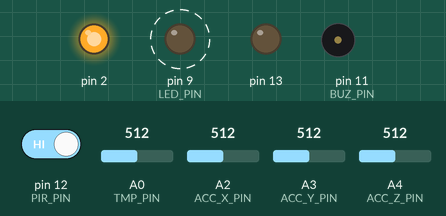
A sketch run on a simulated Arduino Uno, built with avr-gcc and run on an emulated ATmega328P. Parts: output pins drawn as LEDs (lit = HIGH), buzzer (waves = sounding). Dashed ring = blinking. The test bench sets the inputs (shaded band); at power-on: pin 12 (PIR_PIN) HIGH, A0 (TMP_PIN) = 512, A2 (ACC_X_PIN) = 512, A3 (ACC_Y_PIN) = 512, A4 (ACC_Z_PIN) = 512. What the sketch prints to the serial monitor is not drawn.

Above: at 2.0 s.
Timing chart, 0 to 4.7 s (numbered marks = the images above):
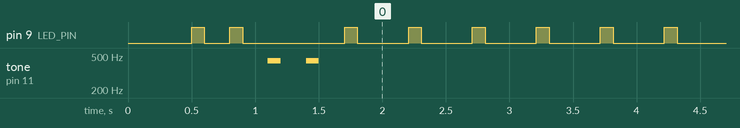

Measured:
- by itself, pin 9 (LED_PIN): goes LOW 0.20 s, HIGH 0.10 s, LOW 0.80 s, 254 × (HIGH 0.10 s, LOW 0.40 s), HIGH 0.10 s, then LOW

The sketch:

SensorsCalibration.ino
```cpp
// (licence header left out)
#include <JeeLib.h>
ISR(WDT_vect) {
  Sleepy::watchdogEvent();
} // Setup for low power waiting
#include <SensorTransformations.h>

const unsigned long PERIOD_SLEEP = 100; // 100 ms

// digital pins connection
const int BUZ_PIN = 11;
const int LED_PIN = 9;
const int PIR_PIN = 12;

// analogic pins connection
const int ACC_X_PIN = A2;
const int ACC_Y_PIN = A3;
const int ACC_Z_PIN = A4;
const int TMP_PIN  = A0;

long Vcc; // in mili-volts

long minX=-1, maxX=1;
/**
 * @note x:[-0.23,0.16]
 */
long readAccX()  {
  long v = AccelerometerUtils::convertToG(analogRead(ACC_X_PIN));
  if (v < minX) minX = v;
  if (v > maxX) maxX = v;
  return map(v, minX, maxX, -100, 100);
}

long minY=-1, maxY=1;
/**
 * @note y:[-0.22,0.17]
 */
long readAccY()  {
  long v = AccelerometerUtils::convertToG(analogRead(ACC_Y_PIN));
  if (v < minY) minY = v;
  if (v > maxY) maxY = v;
  return map(v, minY, maxY, -100, 100);
}

long minZ=-1, maxZ=1;
/**
 * @note z:[-0.19,0.22]
 */
long readAccZ()  {
  long v = AccelerometerUtils::convertToG(analogRead(ACC_Z_PIN));
  if (v < minZ) minZ = v;
  if (v > maxZ) maxZ = v;
  return map(v, minZ, maxZ, -100, 100);
}


long readTemperature()  {
  //static const long in_a  = 170, in_b  = 300;
  //static const long out_a = 200, out_b = 330;
  static const long in_a  = 0, in_b  = 100;
  static const long out_a = 0, out_b = 100;
  analogRead(0);
  delay(50);
  //return map(TemperatureUtils::convertToCelsius(analogRead(0)), in_a, in_b, out_a, out_b);
  return TemperatureUtils::convertToCelsius(analogRead(0));
}


/////////////////////////////////////////////////////////////////////////////

void led_on() {
  digitalWrite(LED_PIN, HIGH);
}

void led_off() {
  digitalWrite(LED_PIN, LOW);
}

/////////////////////////////////////////////////////////////////////////////

void blink(unsigned long ms=100, unsigned long post_ms=200) {
  led_on();
  delay(ms);
  led_off();
  delay(post_ms);
}

void buzz(unsigned long ms=100, unsigned long post_ms=200) {
  tone(BUZ_PIN, 440);
  delay(ms);
  noTone(BUZ_PIN);
  delay(post_ms);
}

///////////////////////////////////////////////////////////////////////////////

void setup()
{
  pinMode(LED_PIN, OUTPUT);
  pinMode(BUZ_PIN, OUTPUT);
  pinMode(PIR_PIN, INPUT);
  pinMode(13, OUTPUT);
  pinMode(2, OUTPUT);

  digitalWrite(2, HIGH);
  digitalWrite(13, LOW);
  // initialization message
  digitalWrite(LED_PIN, HIGH);
  Serial.begin(9600);
  Serial.println("# SensorsCalibration");
  Serial.println("# Francisco Zamora-Martinez (2016)");
  digitalWrite(LED_PIN, LOW);
  // initialization delay
  delay(500);
  // test led and buzzer
  blink();
  blink();
  buzz();
  buzz();
  Vcc = SensorUtils::calibrateVcc();
} // end SETUP

float pow2(float x) {
  return x*x;
}

void loop() {
  blink();
  analogRead(ACC_X_PIN);
  delay(50);
  long x_acc = readAccX();
  long y_acc = readAccY();
  long z_acc = readAccZ();
  long sum = pow2(0.0f - x_acc) + pow2(0.0f - y_acc) + pow2(1.0f - z_acc);
  long temp  = readTemperature();
  int pir = digitalRead(PIR_PIN);
  Serial.print(Vcc);
  Serial.print(" ");
  Serial.print(x_acc);
  Serial.print(" ");
  Serial.print(y_acc);
  Serial.print(" ");
  Serial.print(z_acc);
  Serial.print(" ");
  Serial.print(sum);
  Serial.print(" ");
  Serial.print(temp);
  Serial.print(" ");
  Serial.println(pir);

  Serial.print("     ");
  Serial.print(minX); Serial.print(" ");
  Serial.print(maxX); Serial.print(" ");
  Serial.print(minY); Serial.print(" ");
  Serial.print(maxY); Serial.print(" ");
  Serial.print(minZ); Serial.print(" ");
  Serial.print(maxZ); Serial.println("");

  /*
    if (pir > 0) digitalWrite(BUZ_PIN, HIGH);
   else digitalWrite(BUZ_PIN, LOW);
   */
  delay(PERIOD_SLEEP);
}
```
